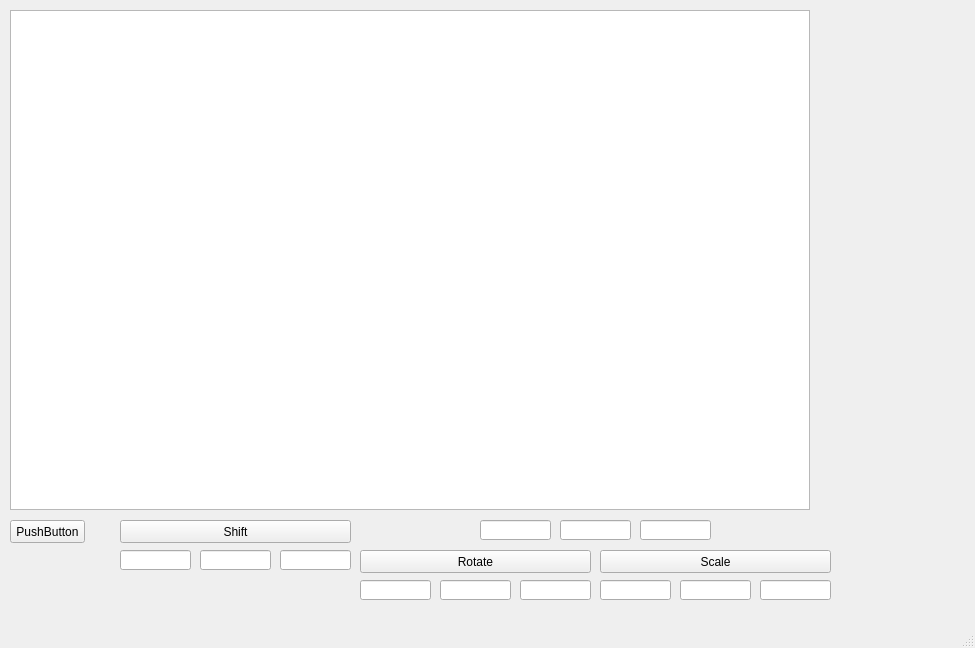
<?xml version="1.0" encoding="UTF-8"?>
<ui version="4.0">
 <class>MainWindow</class>
 <widget class="QMainWindow" name="MainWindow">
  <property name="geometry">
   <rect>
    <x>0</x>
    <y>0</y>
    <width>975</width>
    <height>648</height>
   </rect>
  </property>
  <property name="windowTitle">
   <string>MainWindow</string>
  </property>
  <widget class="QWidget" name="centralwidget">
   <widget class="QPushButton" name="pushButton">
    <property name="geometry">
     <rect>
      <x>10</x>
      <y>520</y>
      <width>75</width>
      <height>23</height>
     </rect>
    </property>
    <property name="text">
     <string>PushButton</string>
    </property>
   </widget>
   <widget class="QGraphicsView" name="graphicsView">
    <property name="geometry">
     <rect>
      <x>10</x>
      <y>10</y>
      <width>800</width>
      <height>500</height>
     </rect>
    </property>
   </widget>
   <widget class="QPushButton" name="shift_button">
    <property name="geometry">
     <rect>
      <x>120</x>
      <y>520</y>
      <width>231</width>
      <height>23</height>
     </rect>
    </property>
    <property name="text">
     <string>Shift</string>
    </property>
   </widget>
   <widget class="QLineEdit" name="x_shift_input">
    <property name="geometry">
     <rect>
      <x>120</x>
      <y>550</y>
      <width>71</width>
      <height>20</height>
     </rect>
    </property>
    <property name="text">
     <string/>
    </property>
   </widget>
   <widget class="QLineEdit" name="y_shift_input">
    <property name="geometry">
     <rect>
      <x>200</x>
      <y>550</y>
      <width>71</width>
      <height>20</height>
     </rect>
    </property>
   </widget>
   <widget class="QLineEdit" name="z_shift_input">
    <property name="geometry">
     <rect>
      <x>280</x>
      <y>550</y>
      <width>71</width>
      <height>20</height>
     </rect>
    </property>
   </widget>
   <widget class="QPushButton" name="rotate_button">
    <property name="geometry">
     <rect>
      <x>360</x>
      <y>550</y>
      <width>231</width>
      <height>23</height>
     </rect>
    </property>
    <property name="text">
     <string>Rotate</string>
    </property>
   </widget>
   <widget class="QLineEdit" name="yz_angle_input">
    <property name="geometry">
     <rect>
      <x>440</x>
      <y>580</y>
      <width>71</width>
      <height>20</height>
     </rect>
    </property>
   </widget>
   <widget class="QLineEdit" name="y_centre_input">
    <property name="geometry">
     <rect>
      <x>560</x>
      <y>520</y>
      <width>71</width>
      <height>20</height>
     </rect>
    </property>
   </widget>
   <widget class="QLineEdit" name="z_centre_input">
    <property name="geometry">
     <rect>
      <x>640</x>
      <y>520</y>
      <width>71</width>
      <height>20</height>
     </rect>
    </property>
   </widget>
   <widget class="QPushButton" name="scale_button">
    <property name="geometry">
     <rect>
      <x>600</x>
      <y>550</y>
      <width>231</width>
      <height>23</height>
     </rect>
    </property>
    <property name="text">
     <string>Scale</string>
    </property>
   </widget>
   <widget class="QLineEdit" name="x_centre_input">
    <property name="geometry">
     <rect>
      <x>480</x>
      <y>520</y>
      <width>71</width>
      <height>20</height>
     </rect>
    </property>
    <property name="text">
     <string/>
    </property>
   </widget>
   <widget class="QLineEdit" name="y_scale_input">
    <property name="geometry">
     <rect>
      <x>680</x>
      <y>580</y>
      <width>71</width>
      <height>20</height>
     </rect>
    </property>
   </widget>
   <widget class="QLineEdit" name="x_scale_input">
    <property name="geometry">
     <rect>
      <x>600</x>
      <y>580</y>
      <width>71</width>
      <height>20</height>
     </rect>
    </property>
    <property name="text">
     <string/>
    </property>
   </widget>
   <widget class="QLineEdit" name="z_scale_input">
    <property name="geometry">
     <rect>
      <x>760</x>
      <y>580</y>
      <width>71</width>
      <height>20</height>
     </rect>
    </property>
   </widget>
   <widget class="QLineEdit" name="xy_angle_input">
    <property name="geometry">
     <rect>
      <x>360</x>
      <y>580</y>
      <width>71</width>
      <height>20</height>
     </rect>
    </property>
    <property name="text">
     <string/>
    </property>
   </widget>
   <widget class="QLineEdit" name="zx_angle_input">
    <property name="geometry">
     <rect>
      <x>520</x>
      <y>580</y>
      <width>71</width>
      <height>20</height>
     </rect>
    </property>
   </widget>
  </widget>
  <widget class="QMenuBar" name="menubar">
   <property name="geometry">
    <rect>
     <x>0</x>
     <y>0</y>
     <width>975</width>
     <height>21</height>
    </rect>
   </property>
  </widget>
  <widget class="QStatusBar" name="statusbar"/>
 </widget>
 <resources/>
 <connections/>
</ui>
